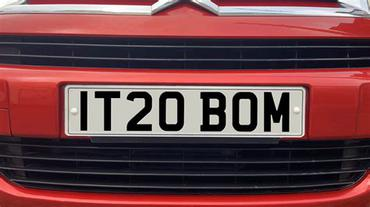
#> input picture test.jpg, 370 x 207 px
$ python -i preprocessing.py   (imports and definitions only)
#> lines starting #> are read from the running program, lines starting #| are printed output that depends on the picture
import cv2
import numpy as np

def preprocess_image(image_path):
    # ✅ Ensure image_path is a valid string
#> called with image_path = 'test.jpg'
    if not isinstance(image_path, str):
        raise ValueError(f"Invalid image path: {image_path}")

    image = cv2.imread(image_path)
#> image is the input picture: shape (207, 370, 3); mean B, G, R 71, 67, 111.3

    # ✅ Ensure image is loaded correctly
    if image is None:
        raise ValueError(f"Error: Unable to load image from {image_path}")

    # Convert grayscale images to RGB
    if len(image.shape) == 2:
        image = cv2.cvtColor(image, cv2.COLOR_GRAY2RGB)

    # Convert to grayscale for processing
    gray = cv2.cvtColor(image, cv2.COLOR_RGB2GRAY)
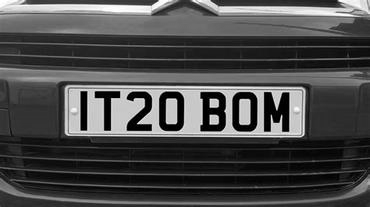
#> gray: shape (207, 370); min 0, max 255, mean 73.3

    # Apply Gaussian blur and edge detection
    blurred = cv2.GaussianBlur(gray, (5, 5), 0)
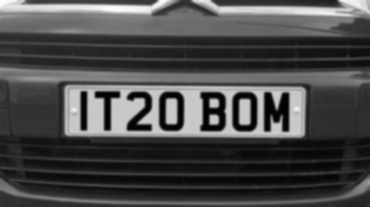
#> blurred: shape (207, 370); min 0, max 254, mean 73.3
    edges = cv2.Canny(blurred, 50, 150)
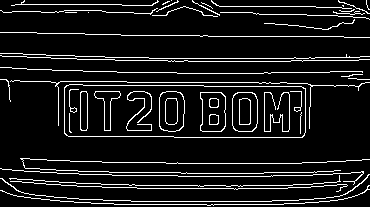
#> edges: shape (207, 370); 9.8% white in thin lines or dots

    return edges

>>> result = preprocess_image('test.jpg')
